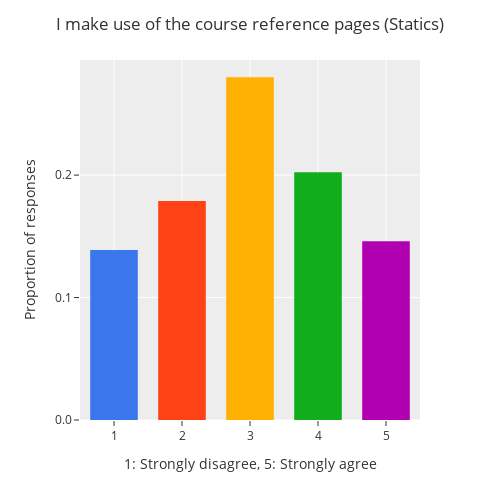
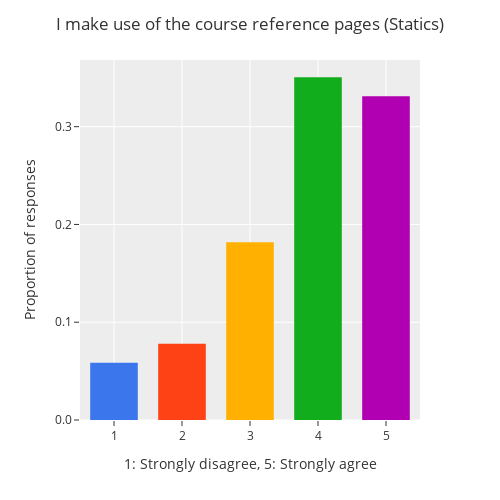
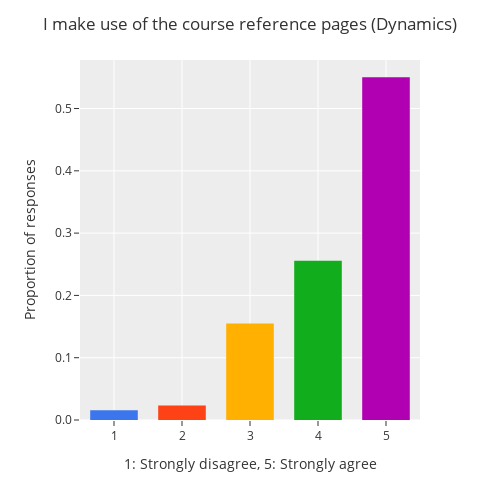
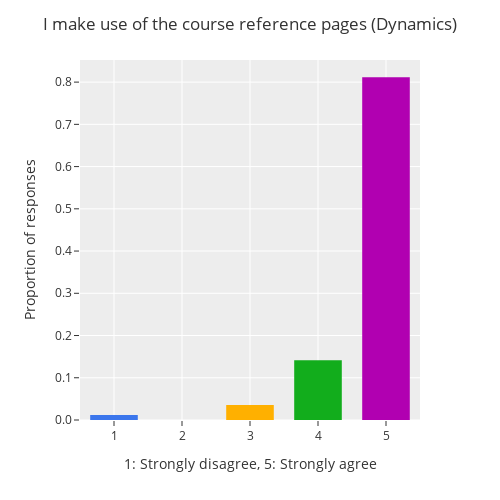

Source (notebook cell) for these figures, in order:
### Code cell
for class_ in ['sta', 'dyn', 'sol']:
    color_map = {1:'#3b76ec',2:'#fe4215',3:'#ffb000',4:'#12ad1c', 5:'#b100b1'}

    plot = px.histogram(sdfs[class_],
            x='ref',
            color = 'ref',
            color_discrete_map = color_map)

    tickvals = [len(sdfs[class_])*i/10 for i in range(10)]
    ticktext = [str(i/10) for i in range(10)]


    plot.update_layout(
        title=f"I make use of the course reference pages ({fancy_name(class_)})",
        xaxis = dict(title=f"1: Strongly disagree, 5: Strongly agree", range=[0.5, 5.5]),
        yaxis= dict(title=f"Proportion of responses", range=[0, max(sdfs[class_][sdfs[class_].columns[1]].value_counts())*1.05], tickvals=tickvals, ticktext=ticktext), 
        showlegend=False,
        height=500,
        width=500,
        bargap=0.3
    )

    plot.write_image(f"./ief/start_{class_}_ref.png", scale=3)

    plot.show()

    plot = px.histogram(edfs[class_],
            x='ref',
            color = 'ref',
            color_discrete_map = color_map)

    tickvals = [len(edfs[class_])*i/10 for i in range(10)]
    ticktext = [str(i/10) for i in range(10)]

    plot.update_layout(
        title=f"I make use of the course reference pages ({fancy_name(class_)})",
        xaxis = dict(title=f"1: Strongly disagree, 5: Strongly agree", range=[0.5, 5.5]),
        yaxis= dict(title=f"Proportion of responses", range=[0, max(edfs[class_][edfs[class_].columns[0]].value_counts())*1.05], 
                     tickvals=tickvals, ticktext=ticktext),
        showlegend=False,
        height=500,
        width=500,
        bargap=0.3
    )

    plot.write_image(f"./ief/end_{class_}_ref.png", scale=3)

    plot.show()

### Figure 1 — Plotly figure (JSON) as saved in the notebook; plotly's stock layout.template omitted (floating-point values rounded to 4 significant figures)
{"data": [{"alignmentgroup": "True", "bingroup": "x", "hovertemplate": "ref=%{x}<br>count=%{y}<extra></extra>", "legendgroup": "5.0", "marker": {"color": "#b100b1", "pattern": {"shape": ""}}, "name": "5.0", "offsetgroup": "5.0", "orientation": "v", "showlegend": true, "type": "histogram", "x": [5, 5, 5, 5, 5, 5, 5, 5, 5, 5, 5, 5, 5, 5, 5, 5, 5, 5, 5, 5, 5, 5, 5, 5, 5, 5, 5, 5, 5, 5, 5, 5, 5, 5, 5, 5, 5, 5, 5, 5, 5, 5, 5, 5, 5, 5, 5, 5, 5, 5, 5, 5, 5, 5, 5, 5, 5, 5, 5, 5, 5, 5], "xaxis": "x", "yaxis": "y"}, {"alignmentgroup": "True", "bingroup": "x", "hovertemplate": "ref=%{x}<br>count=%{y}<extra></extra>", "legendgroup": "4.0", "marker": {"color": "#12ad1c", "pattern": {"shape": ""}}, "name": "4.0", "offsetgroup": "4.0", "orientation": "v", "showlegend": true, "type": "histogram", "x": [4, 4, 4, 4, 4, 4, 4, 4, 4, 4, 4, 4, 4, 4, 4, 4, 4, 4, 4, 4, 4, 4, 4, 4, 4, 4, 4, 4, 4, 4, 4, 4, 4, 4, 4, 4, 4, 4, 4, 4, 4, 4, 4, 4, 4, 4, 4, 4, 4, 4, 4, 4, 4, 4, 4, 4, 4, 4, 4, 4, 4, 4, 4, 4, 4, 4, 4, 4, 4, 4, 4, 4, 4, 4, 4, 4, 4, 4, 4, 4, 4, 4, 4, 4, 4, 4], "xaxis": "x", "yaxis": "y"}, {"alignmentgroup": "True", "bingroup": "x", "hovertemplate": "ref=%{x}<br>count=%{y}<extra></extra>", "legendgroup": "1.0", "marker": {"color": "#3b76ec", "pattern": {"shape": ""}}, "name": "1.0", "offsetgroup": "1.0", "orientation": "v", "showlegend": true, "type": "histogram", "x": [1, 1, 1, 1, 1, 1, 1, 1, 1, 1, 1, 1, 1, 1, 1, 1, 1, 1, 1, 1, 1, 1, 1, 1, 1, 1, 1, 1, 1, 1, 1, 1, 1, 1, 1, 1, 1, 1, 1, 1, 1, 1, 1, 1, 1, 1, 1, 1, 1, 1, 1, 1, 1, 1, 1, 1, 1, 1, 1], "xaxis": "x", "yaxis": "y"}, {"alignmentgroup": "True", "bingroup": "x", "hovertemplate": "ref=%{x}<br>count=%{y}<extra></extra>", "legendgroup": "3.0", "marker": {"color": "#ffb000", "pattern": {"shape": ""}}, "name": "3.0", "offsetgroup": "3.0", "orientation": "v", "showlegend": true, "type": "histogram", "x": [3, 3, 3, 3, 3, 3, 3, 3, 3, 3, 3, 3, 3, 3, 3, 3, 3, 3, 3, 3, 3, 3, 3, 3, 3, 3, 3, 3, 3, 3, 3, 3, 3, 3, 3, 3, 3, 3, 3, 3, 3, 3, 3, 3, 3, 3, 3, 3, 3, 3, 3, 3, 3, 3, 3, 3, 3, 3, 3, 3, 3, 3, 3, 3, 3, 3, 3, 3, 3, 3, 3, 3, 3, 3, 3, 3, 3, 3, 3, 3, 3, 3, 3, 3, 3, 3, 3, 3, 3, 3, 3, 3, 3, 3, 3, 3, 3, 3, 3, 3, 3, 3, 3, 3, 3, 3, 3, 3, 3, 3, 3, 3, 3, 3, 3, 3, 3, 3, 3], "xaxis": "x", "yaxis": "y"}, {"alignmentgroup": "True", "bingroup": "x", "hovertemplate": "ref=%{x}<br>count=%{y}<extra></extra>", "legendgroup": "2.0", "marker": {"color": "#fe4215", "pattern": {"shape": ""}}, "name": "2.0", "offsetgroup": "2.0", "orientation": "v", "showlegend": true, "type": "histogram", "x": [2, 2, 2, 2, 2, 2, 2, 2, 2, 2, 2, 2, 2, 2, 2, 2, 2, 2, 2, 2, 2, 2, 2, 2, 2, 2, 2, 2, 2, 2, 2, 2, 2, 2, 2, 2, 2, 2, 2, 2, 2, 2, 2, 2, 2, 2, 2, 2, 2, 2, 2, 2, 2, 2, 2, 2, 2, 2, 2, 2, 2, 2, 2, 2, 2, 2, 2, 2, 2, 2, 2, 2, 2, 2, 2, 2], "xaxis": "x", "yaxis": "y"}], "layout": {"bargap": 0.3, "barmode": "relative", "height": 500, "legend": {"title": {"text": "ref"}, "tracegroupgap": 0}, "margin": {"t": 60}, "showlegend": false, "title": {"text": "I make use of the course reference pages (Statics)"}, "width": 500, "xaxis": {"anchor": "y", "categoryarray": [5, 4, 1, 3, 2, null], "categoryorder": "array", "domain": [0, 1], "range": [0.5, 5.5], "title": {"text": "1: Strongly disagree, 5: Strongly agree"}}, "yaxis": {"anchor": "x", "domain": [0, 1], "range": [0, 125.0], "ticktext": ["0.0", "0.1", "0.2", "0.3", "0.4", "0.5", "0.6", "0.7", "0.8", "0.9"], "tickvals": [0, 42.5, 85, 127.5, 170, 212.5, 255, 297.5, 340, 382.5], "title": {"text": "Proportion of responses"}}}}

### Figure 2 — Plotly figure (JSON) as saved in the notebook; plotly's stock layout.template omitted (floating-point values rounded to 4 significant figures)
{"data": [{"alignmentgroup": "True", "bingroup": "x", "hovertemplate": "ref=%{x}<br>count=%{y}<extra></extra>", "legendgroup": "4", "marker": {"color": "#12ad1c", "pattern": {"shape": ""}}, "name": "4", "offsetgroup": "4", "orientation": "v", "showlegend": true, "type": "histogram", "x": [4, 4, 4, 4, 4, 4, 4, 4, 4, 4, 4, 4, 4, 4, 4, 4, 4, 4, 4, 4, 4, 4, 4, 4, 4, 4, 4, 4, 4, 4, 4, 4, 4, 4, 4, 4, 4, 4, 4, 4, 4, 4, 4, 4, 4, 4, 4, 4, 4, 4, 4, 4, 4, 4], "xaxis": "x", "yaxis": "y"}, {"alignmentgroup": "True", "bingroup": "x", "hovertemplate": "ref=%{x}<br>count=%{y}<extra></extra>", "legendgroup": "5", "marker": {"color": "#b100b1", "pattern": {"shape": ""}}, "name": "5", "offsetgroup": "5", "orientation": "v", "showlegend": true, "type": "histogram", "x": [5, 5, 5, 5, 5, 5, 5, 5, 5, 5, 5, 5, 5, 5, 5, 5, 5, 5, 5, 5, 5, 5, 5, 5, 5, 5, 5, 5, 5, 5, 5, 5, 5, 5, 5, 5, 5, 5, 5, 5, 5, 5, 5, 5, 5, 5, 5, 5, 5, 5, 5], "xaxis": "x", "yaxis": "y"}, {"alignmentgroup": "True", "bingroup": "x", "hovertemplate": "ref=%{x}<br>count=%{y}<extra></extra>", "legendgroup": "1", "marker": {"color": "#3b76ec", "pattern": {"shape": ""}}, "name": "1", "offsetgroup": "1", "orientation": "v", "showlegend": true, "type": "histogram", "x": [1, 1, 1, 1, 1, 1, 1, 1, 1], "xaxis": "x", "yaxis": "y"}, {"alignmentgroup": "True", "bingroup": "x", "hovertemplate": "ref=%{x}<br>count=%{y}<extra></extra>", "legendgroup": "2", "marker": {"color": "#fe4215", "pattern": {"shape": ""}}, "name": "2", "offsetgroup": "2", "orientation": "v", "showlegend": true, "type": "histogram", "x": [2, 2, 2, 2, 2, 2, 2, 2, 2, 2, 2, 2], "xaxis": "x", "yaxis": "y"}, {"alignmentgroup": "True", "bingroup": "x", "hovertemplate": "ref=%{x}<br>count=%{y}<extra></extra>", "legendgroup": "3", "marker": {"color": "#ffb000", "pattern": {"shape": ""}}, "name": "3", "offsetgroup": "3", "orientation": "v", "showlegend": true, "type": "histogram", "x": [3, 3, 3, 3, 3, 3, 3, 3, 3, 3, 3, 3, 3, 3, 3, 3, 3, 3, 3, 3, 3, 3, 3, 3, 3, 3, 3, 3], "xaxis": "x", "yaxis": "y"}], "layout": {"bargap": 0.3, "barmode": "relative", "height": 500, "legend": {"title": {"text": "ref"}, "tracegroupgap": 0}, "margin": {"t": 60}, "showlegend": false, "title": {"text": "I make use of the course reference pages (Statics)"}, "width": 500, "xaxis": {"anchor": "y", "categoryarray": [4, 5, 1, 2, 3], "categoryorder": "array", "domain": [0, 1], "range": [0.5, 5.5], "title": {"text": "1: Strongly disagree, 5: Strongly agree"}}, "yaxis": {"anchor": "x", "domain": [0, 1], "range": [0, 56.7], "ticktext": ["0.0", "0.1", "0.2", "0.3", "0.4", "0.5", "0.6", "0.7", "0.8", "0.9"], "tickvals": [0, 15.4, 30.8, 46.2, 61.6, 77, 92.4, 107.8, 123.2, 138.6], "title": {"text": "Proportion of responses"}}}}

### Figure 3 — Plotly figure (JSON) as saved in the notebook; plotly's stock layout.template omitted (floating-point values rounded to 4 significant figures)
{"data": [{"alignmentgroup": "True", "bingroup": "x", "hovertemplate": "ref=%{x}<br>count=%{y}<extra></extra>", "legendgroup": "4", "marker": {"color": "#12ad1c", "pattern": {"shape": ""}}, "name": "4", "offsetgroup": "4", "orientation": "v", "showlegend": true, "type": "histogram", "x": [4, 4, 4, 4, 4, 4, 4, 4, 4, 4, 4, 4, 4, 4, 4, 4, 4, 4, 4, 4, 4, 4, 4, 4, 4, 4, 4, 4, 4, 4, 4, 4, 4], "xaxis": "x", "yaxis": "y"}, {"alignmentgroup": "True", "bingroup": "x", "hovertemplate": "ref=%{x}<br>count=%{y}<extra></extra>", "legendgroup": "5", "marker": {"color": "#b100b1", "pattern": {"shape": ""}}, "name": "5", "offsetgroup": "5", "orientation": "v", "showlegend": true, "type": "histogram", "x": [5, 5, 5, 5, 5, 5, 5, 5, 5, 5, 5, 5, 5, 5, 5, 5, 5, 5, 5, 5, 5, 5, 5, 5, 5, 5, 5, 5, 5, 5, 5, 5, 5, 5, 5, 5, 5, 5, 5, 5, 5, 5, 5, 5, 5, 5, 5, 5, 5, 5, 5, 5, 5, 5, 5, 5, 5, 5, 5, 5, 5, 5, 5, 5, 5, 5, 5, 5, 5, 5, 5], "xaxis": "x", "yaxis": "y"}, {"alignmentgroup": "True", "bingroup": "x", "hovertemplate": "ref=%{x}<br>count=%{y}<extra></extra>", "legendgroup": "3", "marker": {"color": "#ffb000", "pattern": {"shape": ""}}, "name": "3", "offsetgroup": "3", "orientation": "v", "showlegend": true, "type": "histogram", "x": [3, 3, 3, 3, 3, 3, 3, 3, 3, 3, 3, 3, 3, 3, 3, 3, 3, 3, 3, 3], "xaxis": "x", "yaxis": "y"}, {"alignmentgroup": "True", "bingroup": "x", "hovertemplate": "ref=%{x}<br>count=%{y}<extra></extra>", "legendgroup": "2", "marker": {"color": "#fe4215", "pattern": {"shape": ""}}, "name": "2", "offsetgroup": "2", "orientation": "v", "showlegend": true, "type": "histogram", "x": [2, 2, 2], "xaxis": "x", "yaxis": "y"}, {"alignmentgroup": "True", "bingroup": "x", "hovertemplate": "ref=%{x}<br>count=%{y}<extra></extra>", "legendgroup": "1", "marker": {"color": "#3b76ec", "pattern": {"shape": ""}}, "name": "1", "offsetgroup": "1", "orientation": "v", "showlegend": true, "type": "histogram", "x": [1, 1], "xaxis": "x", "yaxis": "y"}], "layout": {"bargap": 0.3, "barmode": "relative", "height": 500, "legend": {"title": {"text": "ref"}, "tracegroupgap": 0}, "margin": {"t": 60}, "showlegend": false, "title": {"text": "I make use of the course reference pages (Dynamics)"}, "width": 500, "xaxis": {"anchor": "y", "categoryarray": [4, 5, 3, 2, 1], "categoryorder": "array", "domain": [0, 1], "range": [0.5, 5.5], "title": {"text": "1: Strongly disagree, 5: Strongly agree"}}, "yaxis": {"anchor": "x", "domain": [0, 1], "range": [0, 74.55], "ticktext": ["0.0", "0.1", "0.2", "0.3", "0.4", "0.5", "0.6", "0.7", "0.8", "0.9"], "tickvals": [0, 12.9, 25.8, 38.7, 51.6, 64.5, 77.4, 90.3, 103.2, 116.1], "title": {"text": "Proportion of responses"}}}}

### Figure 4 — Plotly figure (JSON) as saved in the notebook; plotly's stock layout.template omitted (floating-point values rounded to 4 significant figures)
{"data": [{"alignmentgroup": "True", "bingroup": "x", "hovertemplate": "ref=%{x}<br>count=%{y}<extra></extra>", "legendgroup": "5", "marker": {"color": "#b100b1", "pattern": {"shape": ""}}, "name": "5", "offsetgroup": "5", "orientation": "v", "showlegend": true, "type": "histogram", "x": [5, 5, 5, 5, 5, 5, 5, 5, 5, 5, 5, 5, 5, 5, 5, 5, 5, 5, 5, 5, 5, 5, 5, 5, 5, 5, 5, 5, 5, 5, 5, 5, 5, 5, 5, 5, 5, 5, 5, 5, 5, 5, 5, 5, 5, 5, 5, 5, 5, 5, 5, 5, 5, 5, 5, 5, 5, 5, 5, 5, 5, 5, 5, 5, 5, 5, 5, 5, 5], "xaxis": "x", "yaxis": "y"}, {"alignmentgroup": "True", "bingroup": "x", "hovertemplate": "ref=%{x}<br>count=%{y}<extra></extra>", "legendgroup": "4", "marker": {"color": "#12ad1c", "pattern": {"shape": ""}}, "name": "4", "offsetgroup": "4", "orientation": "v", "showlegend": true, "type": "histogram", "x": [4, 4, 4, 4, 4, 4, 4, 4, 4, 4, 4, 4], "xaxis": "x", "yaxis": "y"}, {"alignmentgroup": "True", "bingroup": "x", "hovertemplate": "ref=%{x}<br>count=%{y}<extra></extra>", "legendgroup": "3", "marker": {"color": "#ffb000", "pattern": {"shape": ""}}, "name": "3", "offsetgroup": "3", "orientation": "v", "showlegend": true, "type": "histogram", "x": [3, 3, 3], "xaxis": "x", "yaxis": "y"}, {"alignmentgroup": "True", "bingroup": "x", "hovertemplate": "ref=%{x}<br>count=%{y}<extra></extra>", "legendgroup": "1", "marker": {"color": "#3b76ec", "pattern": {"shape": ""}}, "name": "1", "offsetgroup": "1", "orientation": "v", "showlegend": true, "type": "histogram", "x": [1], "xaxis": "x", "yaxis": "y"}], "layout": {"bargap": 0.3, "barmode": "relative", "height": 500, "legend": {"title": {"text": "ref"}, "tracegroupgap": 0}, "margin": {"t": 60}, "showlegend": false, "title": {"text": "I make use of the course reference pages (Dynamics)"}, "width": 500, "xaxis": {"anchor": "y", "categoryarray": [5, 4, 3, 1], "categoryorder": "array", "domain": [0, 1], "range": [0.5, 5.5], "title": {"text": "1: Strongly disagree, 5: Strongly agree"}}, "yaxis": {"anchor": "x", "domain": [0, 1], "range": [0, 72.45], "ticktext": ["0.0", "0.1", "0.2", "0.3", "0.4", "0.5", "0.6", "0.7", "0.8", "0.9"], "tickvals": [0, 8.5, 17, 25.5, 34, 42.5, 51, 59.5, 68, 76.5], "title": {"text": "Proportion of responses"}}}}
